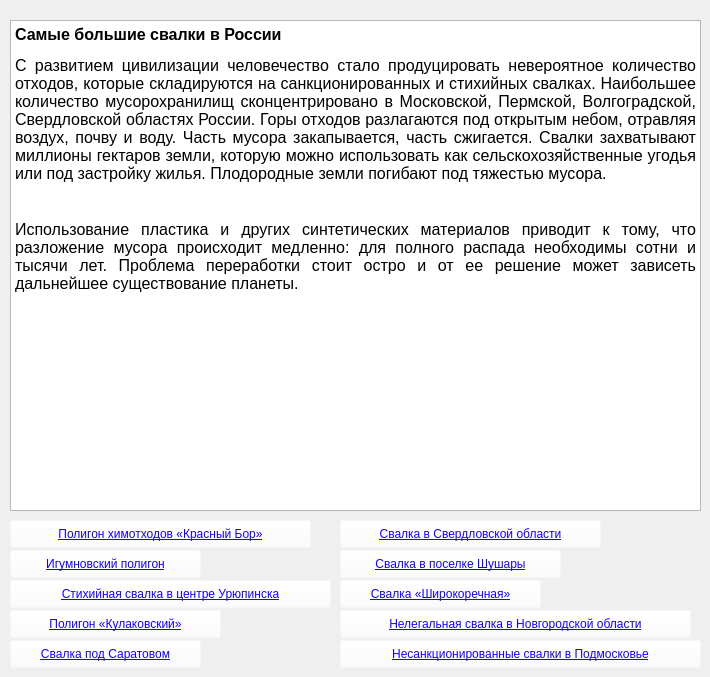
    <widget class="QWidget" name="page_biggest_landfill_sites">
     <widget class="QTextEdit" name="textEdit_biggest_dumps">
      <property name="geometry">
       <rect>
        <x>10</x>
        <y>20</y>
        <width>691</width>
        <height>491</height>
       </rect>
      </property>
      <property name="readOnly">
       <bool>true</bool>
      </property>
      <property name="html">
       <string>&lt;!DOCTYPE HTML PUBLIC &quot;-//W3C//DTD HTML 4.0//EN&quot; &quot;http://www.w3.org/TR/REC-html40/strict.dtd&quot;&gt;
&lt;html&gt;&lt;head&gt;&lt;meta name=&quot;qrichtext&quot; content=&quot;1&quot; /&gt;&lt;style type=&quot;text/css&quot;&gt;
p, li { white-space: pre-wrap; }
&lt;/style&gt;&lt;/head&gt;&lt;body style=&quot; font-family:'MS Shell Dlg 2'; font-size:7.8pt; font-weight:400; font-style:normal;&quot;&gt;
&lt;p align=&quot;justify&quot; style=&quot; margin-top:12px; margin-bottom:12px; margin-left:0px; margin-right:0px; -qt-block-indent:0; text-indent:0px;&quot;&gt;&lt;span style=&quot; font-family:'Times New Roman'; font-size:12pt; font-weight:600;&quot;&gt;Самые большие свалки в России&lt;/span&gt;&lt;/p&gt;
&lt;p align=&quot;justify&quot; style=&quot; margin-top:12px; margin-bottom:12px; margin-left:0px; margin-right:0px; -qt-block-indent:0; text-indent:0px;&quot;&gt;&lt;span style=&quot; font-family:'Times New Roman'; font-size:12pt;&quot;&gt;С развитием цивилизации человечество стало продуцировать невероятное количество отходов, которые складируются на санкционированных и стихийных свалках. Наибольшее количество мусорохранилищ сконцентрировано в Московской, Пермской, Волгоградской, Свердловской областях России. Горы отходов разлагаются под открытым небом, отравляя воздух, почву и воду. Часть мусора закапывается, часть сжигается. Свалки захватывают миллионы гектаров земли, которую можно использовать как сельскохозяйственные угодья или под застройку жилья. Плодородные земли погибают под тяжестью мусора.&lt;/span&gt;&lt;/p&gt;
&lt;p style=&quot; margin-top:12px; margin-bottom:12px; margin-left:0px; margin-right:0px; -qt-block-indent:0; text-indent:0px;&quot;&gt;&lt;img src=&quot;file:///C:\Users\Asus\AppData\Local\Temp\ksohtml\wps2B8E.tmp.png&quot; width=&quot;600&quot; height=&quot;481&quot; /&gt;&lt;span style=&quot; font-family:'Times New Roman'; font-size:8pt;&quot;&gt; &lt;/span&gt;&lt;/p&gt;
&lt;p align=&quot;justify&quot; style=&quot; margin-top:12px; margin-bottom:12px; margin-left:0px; margin-right:0px; -qt-block-indent:0; text-indent:0px;&quot;&gt;&lt;span style=&quot; font-family:'Times New Roman'; font-size:12pt;&quot;&gt;Использование пластика и других синтетических материалов приводит к тому, что разложение мусора происходит медленно: для полного распада необходимы сотни и тысячи лет. Проблема переработки стоит остро и от ее решение может зависеть дальнейшее существование планеты.&lt;/span&gt;&lt;/p&gt;&lt;/body&gt;&lt;/html&gt;</string>
      </property>
     </widget>
     <widget class="QPushButton" name="btn_dump_krasniy_bor">
      <property name="geometry">
       <rect>
        <x>10</x>
        <y>520</y>
        <width>301</width>
        <height>28</height>
       </rect>
      </property>
      <property name="styleSheet">
       <string notr="true">background-color: rgba(255, 255, 255, 0);
text-decoration: underline;
font: 8pt &quot;MS Shell Dlg 2&quot;;
font: 11pt &quot;Times New Roman&quot;;
color: rgb(21, 0, 255);</string>
      </property>
      <property name="text">
       <string>Полигон химотходов «Красный Бор»</string>
      </property>
      <attribute name="buttonGroup">
       <string notr="true">buttonGroup_big_dumps</string>
      </attribute>
     </widget>
     <widget class="QPushButton" name="btn_dump_igumnovskiy">
      <property name="geometry">
       <rect>
        <x>10</x>
        <y>550</y>
        <width>191</width>
        <height>28</height>
       </rect>
      </property>
      <property name="styleSheet">
       <string notr="true">background-color: rgba(255, 255, 255, 0);
text-decoration: underline;
font: 8pt &quot;MS Shell Dlg 2&quot;;
font: 11pt &quot;Times New Roman&quot;;
color: rgb(21, 0, 255);</string>
      </property>
      <property name="text">
       <string>Игумновский полигон</string>
      </property>
      <attribute name="buttonGroup">
       <string notr="true">buttonGroup_big_dumps</string>
      </attribute>
     </widget>
     <widget class="QPushButton" name="btn_dump_uryupinska">
      <property name="geometry">
       <rect>
        <x>10</x>
        <y>580</y>
        <width>321</width>
        <height>28</height>
       </rect>
      </property>
      <property name="styleSheet">
       <string notr="true">background-color: rgba(255, 255, 255, 0);
text-decoration: underline;
font: 8pt &quot;MS Shell Dlg 2&quot;;
font: 11pt &quot;Times New Roman&quot;;
color: rgb(21, 0, 255);</string>
      </property>
      <property name="text">
       <string>Стихийная свалка в центре Урюпинска</string>
      </property>
      <attribute name="buttonGroup">
       <string notr="true">buttonGroup_big_dumps</string>
      </attribute>
     </widget>
     <widget class="QPushButton" name="btn_dump_kulakovskiy">
      <property name="geometry">
       <rect>
        <x>10</x>
        <y>610</y>
        <width>211</width>
        <height>28</height>
       </rect>
      </property>
      <property name="styleSheet">
       <string notr="true">background-color: rgba(255, 255, 255, 0);
text-decoration: underline;
font: 8pt &quot;MS Shell Dlg 2&quot;;
font: 11pt &quot;Times New Roman&quot;;
color: rgb(21, 0, 255);</string>
      </property>
      <property name="text">
       <string>Полигон «Кулаковский»</string>
      </property>
      <attribute name="buttonGroup">
       <string notr="true">buttonGroup_big_dumps</string>
      </attribute>
     </widget>
     <widget class="QPushButton" name="btn_dump_saratov">
      <property name="geometry">
       <rect>
        <x>10</x>
        <y>640</y>
        <width>191</width>
        <height>28</height>
       </rect>
      </property>
      <property name="styleSheet">
       <string notr="true">background-color: rgba(255, 255, 255, 0);
text-decoration: underline;
font: 8pt &quot;MS Shell Dlg 2&quot;;
font: 11pt &quot;Times New Roman&quot;;
color: rgb(21, 0, 255);</string>
      </property>
      <property name="text">
       <string>Свалка под Саратовом</string>
      </property>
      <attribute name="buttonGroup">
       <string notr="true">buttonGroup_big_dumps</string>
      </attribute>
     </widget>
     <widget class="QPushButton" name="btn_dump_sverdlovsk">
      <property name="geometry">
       <rect>
        <x>340</x>
        <y>520</y>
        <width>261</width>
        <height>28</height>
       </rect>
      </property>
      <property name="styleSheet">
       <string notr="true">background-color: rgba(255, 255, 255, 0);
text-decoration: underline;
font: 8pt &quot;MS Shell Dlg 2&quot;;
font: 11pt &quot;Times New Roman&quot;;
color: rgb(21, 0, 255);</string>
      </property>
      <property name="text">
       <string>Свалка в Свердловской области</string>
      </property>
      <attribute name="buttonGroup">
       <string notr="true">buttonGroup_big_dumps</string>
      </attribute>
     </widget>
     <widget class="QPushButton" name="btn_dump_shushary">
      <property name="geometry">
       <rect>
        <x>340</x>
        <y>550</y>
        <width>221</width>
        <height>28</height>
       </rect>
      </property>
      <property name="styleSheet">
       <string notr="true">background-color: rgba(255, 255, 255, 0);
text-decoration: underline;
font: 8pt &quot;MS Shell Dlg 2&quot;;
font: 11pt &quot;Times New Roman&quot;;
color: rgb(21, 0, 255);</string>
      </property>
      <property name="text">
       <string>Свалка в поселке Шушары</string>
      </property>
      <attribute name="buttonGroup">
       <string notr="true">buttonGroup_big_dumps</string>
      </attribute>
     </widget>
     <widget class="QPushButton" name="btn_dump_shirokorechnaya">
      <property name="geometry">
       <rect>
        <x>340</x>
        <y>580</y>
        <width>201</width>
        <height>28</height>
       </rect>
      </property>
      <property name="styleSheet">
       <string notr="true">background-color: rgba(255, 255, 255, 0);
text-decoration: underline;
font: 8pt &quot;MS Shell Dlg 2&quot;;
font: 11pt &quot;Times New Roman&quot;;
color: rgb(21, 0, 255);</string>
      </property>
      <property name="text">
       <string>Свалка «Широкоречная»</string>
      </property>
      <attribute name="buttonGroup">
       <string notr="true">buttonGroup_big_dumps</string>
      </attribute>
     </widget>
     <widget class="QPushButton" name="btn_dump_novgorod">
      <property name="geometry">
       <rect>
        <x>340</x>
        <y>610</y>
        <width>351</width>
        <height>28</height>
       </rect>
      </property>
      <property name="styleSheet">
       <string notr="true">background-color: rgba(255, 255, 255, 0);
text-decoration: underline;
font: 8pt &quot;MS Shell Dlg 2&quot;;
font: 11pt &quot;Times New Roman&quot;;
color: rgb(21, 0, 255);</string>
      </property>
      <property name="text">
       <string>Нелегальная свалка в Новгородской области</string>
      </property>
      <attribute name="buttonGroup">
       <string notr="true">buttonGroup_big_dumps</string>
      </attribute>
     </widget>
     <widget class="QPushButton" name="btn_dump_podmoskovie">
      <property name="geometry">
       <rect>
        <x>340</x>
        <y>640</y>
        <width>361</width>
        <height>28</height>
       </rect>
      </property>
      <property name="styleSheet">
       <string notr="true">background-color: rgba(255, 255, 255, 0);
text-decoration: underline;
font: 8pt &quot;MS Shell Dlg 2&quot;;
font: 11pt &quot;Times New Roman&quot;;
color: rgb(21, 0, 255);</string>
      </property>
      <property name="text">
       <string>Несанкционированные свалки в Подмосковье</string>
      </property>
      <attribute name="buttonGroup">
       <string notr="true">buttonGroup_big_dumps</string>
      </attribute>
     </widget>
    </widget>
